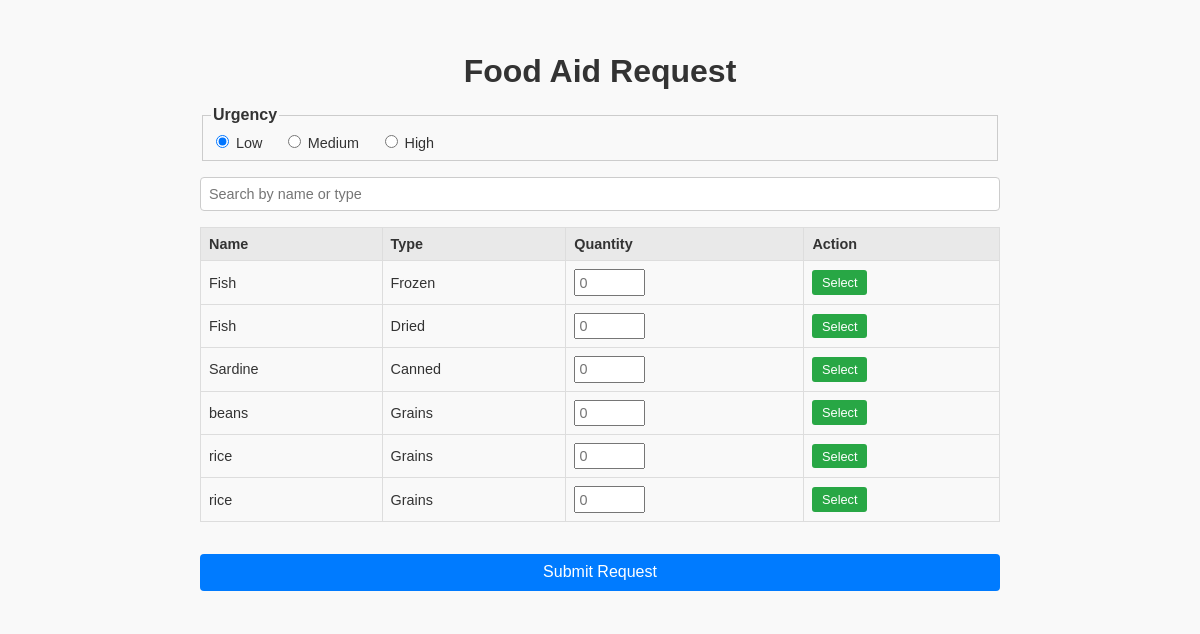
Before: /foodAidRequest (signed in) with the older database file.
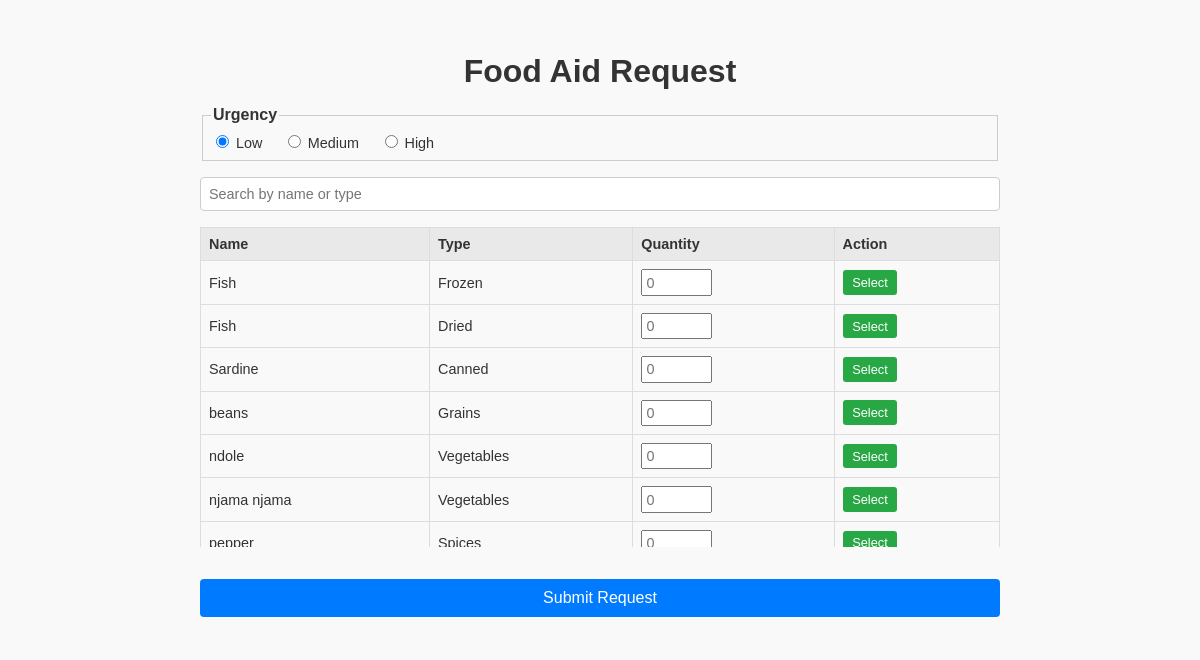
After: the same page with the newer database file.
### foodDistribution/models.py (models this page shows, shortened)
class Food(models.Model):
    FOOD_TYPE_CHOICES = (
        ('grains', 'Grains'),
        ('canned', 'Canned'),
        ('dried', 'Dried'),
        ('fruits', 'Fruits'),
        ('vegetables', 'Vegetables'),
        ('frozen', 'Frozen'),
        ('baked', 'Baked'),
        ('dairy', 'Dairy'),
        ('meat', 'Meat'),
        ('beverages', 'Beverages'),
        ('snacks', 'Snacks'),
        ('spices', 'Spices'),
    )
    food_id = models.AutoField(primary_key=True)
    food_name = models.TextField(blank=True)
    food_type = models.CharField(max_length=50, choices=FOOD_TYPE_CHOICES, default='')
    created_at = models.DateField(default=datetime.date.today)
    expire_date = models.DateField(blank=True)
    quantity = models.DecimalField(max_digits=10, decimal_places=2, default=0, blank=False)
    storage_location = models.TextField(blank=True)

### foodDistribution/views.py (the view, shortened to what this page needs)
# urls.py: path('foodAidRequest', views.foodAidRequest, name='foodAidRequest'),
@login_required(login_url='login')
def foodAidRequest(request):
    profile, _ = Profile.objects.get_or_create(user=request.user)
    foods_qs = Food.objects.all().order_by('food_name')
    foods = []
    for f in foods_qs:
        foods.append({
            'id': f.food_id,
            'name': f.food_name,
            'type': f.food_type,
            'stock': float(f.quantity),
        })
    context = {
        'food_items': foods,
        'food_items_json': json.dumps(foods),
    }
    return render(request, 'food_aid_request.html', context)

### foodDistribution/templates/food_aid_request.html (shortened to what this page needs)
<!DOCTYPE html>
<html lang="en">
<head>
</head>
<body>
  <form id="request-form" method="post" action="">
    <div class="container">
      <h1>Food Aid Request</h1>
      <fieldset id="urgency-fieldset">
        <legend>Urgency</legend>
        <label><input type="radio" name="urgency" value="low" checked> Low</label>
        <label><input type="radio" name="urgency" value="medium"> Medium</label>
        <label><input type="radio" name="urgency" value="high"> High</label>
      </fieldset>
      <input type="text" id="search-input" placeholder="Search by name or type">
      <div class="table-container">
        <table class="food-table">
          <thead>
            <tr>
              <th>Name</th>
              <th>Type</th>
              <th>Quantity</th>
              <th>Action</th>
            </tr>
          </thead>
          <tbody id="food-table-body">
            {% for item in food_items %}
            <tr data-index="{{ forloop.counter0 }}">
              <td class="name">{{ item.name }}</td>
              <td class="type">{{ item.type }}</td>
              <td><input type="number" class="qty-input" min="1" placeholder="0"></td>
              <td><button type="button" class="request-btn" data-index="{{ forloop.counter0 }}">Select</button></td>
            </tr>
            {% endfor %}
          </tbody>
        </table>
      </div>
      <button type="submit" id="submit-btn">Submit Request</button>
    </div>
  </form>
</body>
</html>

### foodDistribution/templates/food_aid_request.html (style rules this page uses)
body { font-family: Arial, sans-serif; background: #f9f9f9; margin: 0; padding: 1rem; color: #333; }
.container { max-width: 800px; margin: 0 auto; background: #f9f9f9; padding: 1rem; }
h1 { text-align: center; margin-bottom: 1rem; }
#urgency-fieldset { border: 1px solid #ccc; padding: 0.5rem; margin-bottom: 1rem; }
#urgency-fieldset legend { font-weight: bold; }
#urgency-fieldset label { margin-right: 1rem; cursor: pointer; font-size: 0.9rem; }
#search-input { width: 100%; padding: 0.5rem; margin-bottom: 1rem; border: 1px solid #ccc; border-radius: 4px; font-size: 0.9rem; box-sizing: border-box; }
.table-container { max-height: 40vh; overflow-y: auto; margin-bottom: 1rem; }
.food-table { width: 100%; border-collapse: collapse; }
.food-table th, .food-table td { border: 1px solid #ddd; padding: 0.5rem; font-size: 0.9rem; text-align: left; }
.food-table th { background: #e9e9e9; position: sticky; top: 0; }
.food-table input[type="number"] { width: 60px; padding: 0.2rem; font-size: 0.9rem; }
.request-btn { padding: 0.3rem 0.6rem; border: none; background: #28a745; color: #fff; cursor: pointer; border-radius: 3px; font-size: 0.8rem; }
#submit-btn { width: 100%; padding: 0.6rem; background: #007bff; color: #fff; border: none; font-size: 1rem; cursor: pointer; border-radius: 4px; }

Changed rows visible on the page:
no longer on this page (row unchanged): Food: name "rice", type "Grains"
no longer on this page (row unchanged): Food: name "rice", type "Grains"
added Food: name "ndole", type "Vegetables"
added Food: name "njama njama", type "Vegetables"
added Food: name "pepper", type "Spices"
Other visible differences:
new list line: " Select"
list line gone: " Select"
